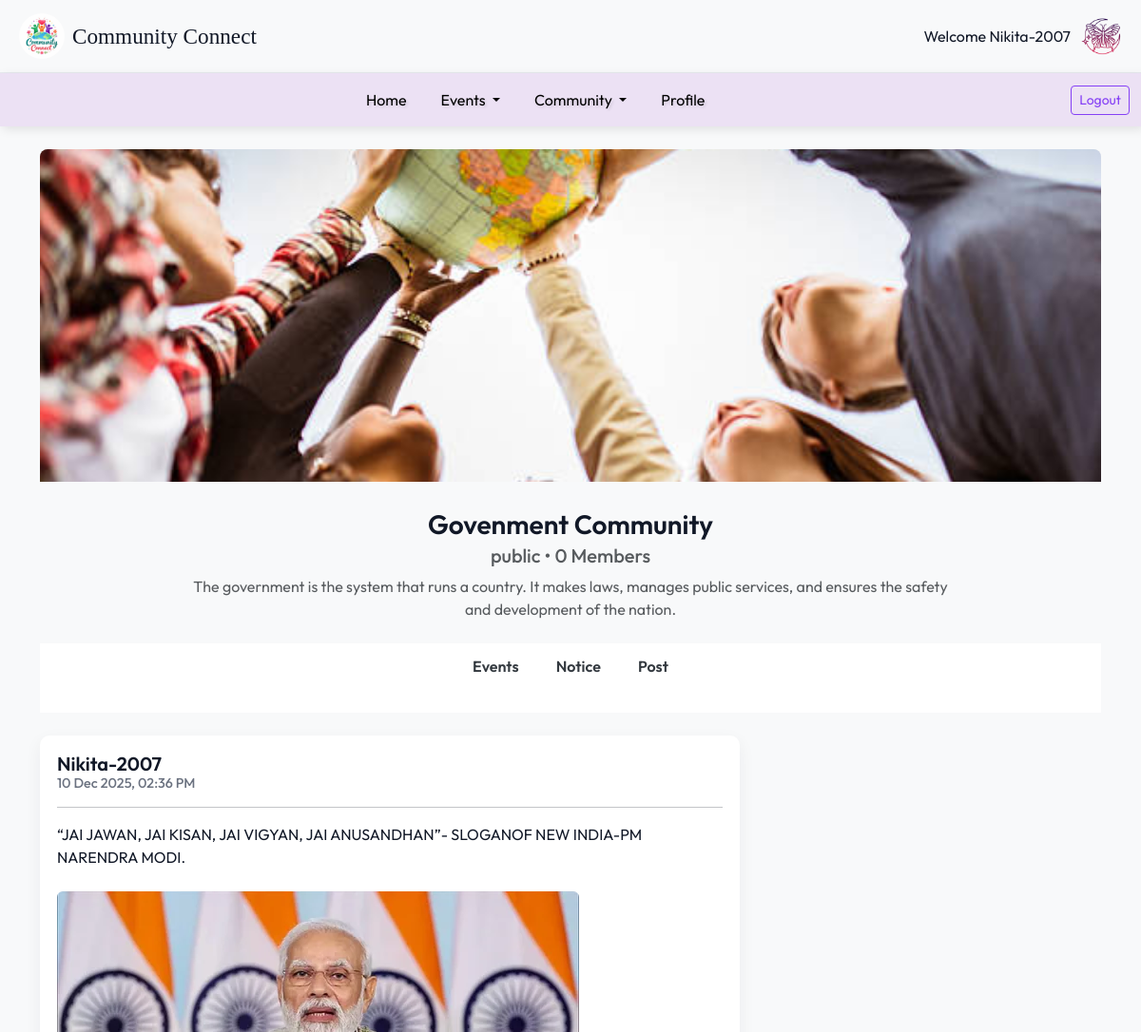
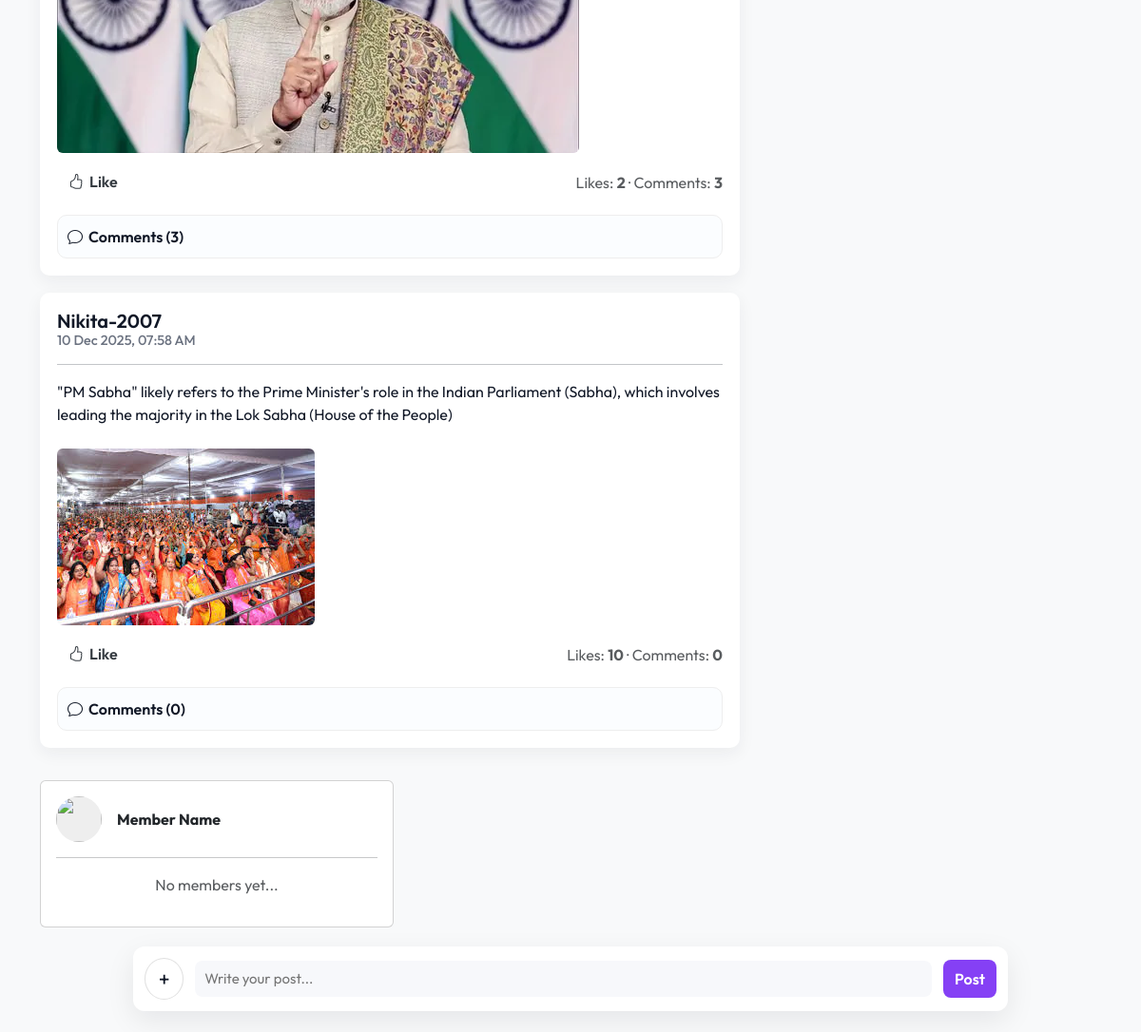
The app's page /com-Post.php?id=8 (signed in) with its own data (2 pictures, top to bottom).
### tables this page shows
CREATE TABLE `communities` (
  `id` int(11) NOT NULL,
  `community_name` varchar(255) NOT NULL,
  `category` varchar(100) NOT NULL,
  `other_category` varchar(100) DEFAULT NULL,
  `privacy` varchar(100) NOT NULL,
  `image` varchar(255) DEFAULT NULL,
  `district` varchar(100) NOT NULL,
  `about` varchar(300) DEFAULT NULL,
  `created_at` timestamp NOT NULL DEFAULT current_timestamp(),
  `created_by` int(11) NOT NULL
);

CREATE TABLE `posts` (
  `id` int(11) NOT NULL,
  `community_id` int(11) NOT NULL,
  `user_id` int(11) NOT NULL,
  `post` varchar(300) NOT NULL,
  `content` text NOT NULL,
  `likes` int(11) NOT NULL DEFAULT 0,
  `created_at` timestamp NOT NULL DEFAULT current_timestamp(),
  `comments` int(11) DEFAULT 0
);

CREATE TABLE `users` (
  `user_id` int(11) NOT NULL,
  `full_name` varchar(100) NOT NULL,
  `username` varchar(50) NOT NULL,
  `email` varchar(100) NOT NULL,
  `password` varchar(255) NOT NULL,
  `confirm_password` varchar(255) NOT NULL,
  `role` varchar(100) NOT NULL,
  `district` varchar(100) NOT NULL,
  `bio` varchar(300) NOT NULL,
  `created_at` timestamp NOT NULL DEFAULT current_timestamp()
);

### com-Post.php (the view, shortened to what this page needs)
 <?php
    include 'userHead.php';
    ?>
 <?php
$conn = mysqli_connect("localhost", "root", "", "community_connect");
$id = $_POST['id'] ?? ($_GET['id'] ?? 0);
$id = intval($id);
?>
 <?php
$post_query = mysqli_query($conn, "
    SELECT posts.*, users.username
    FROM posts
    JOIN users ON users.user_id = posts.user_id
    WHERE posts.community_id = $id
    ORDER BY posts.id DESC
");
?>
 <!DOCTYPE html>
 <html lang="en">
 <head>
     <link href="https://cdn.jsdelivr.net/npm/bootstrap@5.3.8/dist/css/bootstrap.min.css" rel="stylesheet" />
     <link rel="stylesheet" href="userStyle.css">
     <link rel="stylesheet" href="comStyle.css">
     <link href="https://cdn.jsdelivr.net/npm/bootstrap-icons@1.10.5/font/bootstrap-icons.css" rel="stylesheet" />
 </head>
 <body>
     <?php
    include 'userNav.php';
    ?>
     <div class="container container-top">
         <?php
        $active = 'com-Post';
        include 'comHead.php';
        ?>
         <div class="row gx-4">
             <div class="col-lg-8 col-12 mt-4">
                 <?php
        while ($row = mysqli_fetch_assoc($post_query)):
    ?>
                 <div class="post">
                     <div class="postHead">
                         <h5><?= htmlspecialchars($row['username']) ?></h5>
                         <h6><?= date("d M Y, h:i A", strtotime($row['created_at'])) ?></h6>
                     </div>
                     <hr>
                     <div class="postContent">
                         <p><?= nl2br(htmlspecialchars($row['content'])) ?></p>
                         <?php if (!empty($row['post'])): ?>
                         <img src="<?= $row['post'] ?>" class="img-fluid rounded mt-2"
                             style="max-height: 350px; object-fit: cover;">
                         <?php endif; ?>
                     </div>
                     <div class="d-flex align-items-center mt-2">
                         <form action="like.php" method="post" class="me-3 like-form">
                             <button type="submit" class="like-btn">
                                 <i class="bi bi-hand-thumbs-up"></i> Like
                             </button>
                         </form>
                         <div class="ms-auto text-muted">
                             Likes: <strong><?= $row['likes'] ?? 0 ?></strong> ·
                             Comments: <strong><?= $row['comments'] ?? 0 ?></strong>
                         </div>
                     </div>
                     <details>
                         <summary>
                             <i class="bi bi-chat"></i> Comments (<?= $row['comments'] ?? 0 ?>)
                         </summary>
                     </details>
                 </div>
                 <?php endwhile; ?>
             </div>
             <form id="createPostForm" method="post" enctype="multipart/form-data"
                 action="com-Post.php?id=<?= $community['id'];?>">
                 <div class="composer-fixed" aria-hidden="false">
                     <div class="composer-inner">
                         <div class="composer-left">
                             <label for="imageInput" class="add-btn" title="Add photos">+</label>
                             <input type="text" name="post_text" class="composer-input" placeholder="Write your post..."
                                 aria-label="Write your post" required>
                         </div>
                         <div class="composer-actions">
                             <button type="submit" class="btn-post">Post</button>
                         </div>
                     </div>
                 </div>
             </form>
         </div>
         <div class="col-lg-4 col-12">
             <div class="sticky-right">
                 <div class="card mb-3">
                     <div class="card-body">
                         <div class="d-flex align-items-center">
                             <img src="#" width="48" height="48" style="border-radius:50%;background:#eee;">
                             <div class="ms-3">
                                 <strong>Member Name</strong>
                             </div>
                         </div>
                         <hr>
                         <p class="text-muted text-center">No members yet...</p>
                     </div>
                 </div>
             </div>
         </div>
     </div>
 </body>
 </html>

### comHead.php (shortened to what this page needs)
<?php
$conn = mysqli_connect("localhost", "root", "", "community_connect");
$community_id = intval($_GET['id']);
$com_query = "
    SELECT * FROM communities
    WHERE id = $community_id
";
$com_res = mysqli_query($conn, $com_query);
$community = mysqli_fetch_assoc($com_res);
?>
<div class="com-banner mt-4 mb-1">
    <img class="com-banner-img" src="<?php echo $community['image']; ?>"
        alt="<?php echo $community['community_name']; ?>">
</div>
<div class="com-head d-flex flex-column align-items-center justify-content-center py-4">
    <h2><?php echo $community['community_name']; ?></h2>
    <h5 class="text-muted"><?php echo $community['privacy']; ?> • 0 Members</h5>
    <p class="text-muted"><?php echo $community['about']; ?></p>
</div>
<nav class="com-nav">
    <ul class="nav com-nav-ul mb-4">
        <li class="nav-item">
            <a class="nav-link <?php if ($active == 'com-Events') echo 'active'; ?>" href="com-Events.php?id=<?= $community['id']; ?>">Events</a>
        </li>
        <li class="nav-item">
            <a class="nav-link <?php if ($active == 'com-Notice') echo 'active'; ?>" href="com-Notice.php?id=<?= $community['id']; ?>">Notice</a>
        </li>
        <li class="nav-item">
            <a class="nav-link" href="com-Post.php?id=<?= $community['id']; ?>" >Post</a>
        </li>
    </ul>
</nav>

### comStyle.css (style rules this page uses)
.com-banner { width: 100%; height: 350px; background: #f0f0f0; display: flex; align-items: center; justify-content: center; border-top-left-radius: 8px; border-top-right-radius: 8px; overflow: hidden; }
.com-banner-img { width: 100%; height: 100%; object-fit: cover; }
.com-head { text-align: center; padding: 1.5rem 1rem; }
.com-head h2 { margin-bottom: 0.25rem; font-weight: 600; font-size: 28px; }
.com-head h5, .com-head p { margin: 0; color: #6b7280; }
.com-head p { margin-top: 0.5rem; max-width: 820px; margin-left: auto; margin-right: auto; }
.com-nav { background: #fff; padding: 0.35rem 0; }
.com-nav-ul { display: flex; justify-content: center; gap: 1.25rem; padding-left: 0; margin-bottom: 0; }
.com-nav-ul li { list-style: none; }
.com-nav-ul .nav-link { color: #343a40; padding: 0.45rem 0.6rem; font-weight: 600; border-radius: 6px; display: inline-block; }

### com-Post.php (style rules this page uses)
body { font-family: 'Outfit', sans-serif; background: #f8f9fa; color: #111827; margin: 0 0 110px 0; }
.post { border: none; border-radius: 10px; background: #fff; box-shadow: 0 6px 18px rgba(31, 41, 55, 0.06); padding: 18px; margin-bottom: 1.1rem; }
.postHead h5 { margin: 0; font-weight: 600; }
.postHead h6 { margin: 0; color: #6b7280; font-size: .9rem; }
.postContent { margin-top: .75rem; }
.composer-fixed { position: fixed; left: 50%; transform: translateX(-50%); bottom: 14px; z-index: 1200; width: calc(100% - 32px); max-width: 920px; background: transparent; pointer-events: none; }
.composer-inner { pointer-events: auto; background: #fff; border-radius: 12px; padding: 12px; box-shadow: 0 10px 30px rgba(12, 18, 28, 0.08); display: flex; gap: 12px; align-items: center; }
.composer-left { display: flex; align-items: center; gap: 12px; min-width: 0; flex: 1; }
.add-btn { width: 44px; height: 44px; border-radius: 50%; border: 1px solid rgba(0, 0, 0, 0.12); display: flex; align-items: center; justify-content: center; font-size: 22px; background: #fff; cursor: pointer; }
.composer-input { border: none; outline: none; width: 100%; font-size: 15px; padding: 8px 10px; border-radius: 8px; background: #f7f8fb; }
.composer-actions { display: flex; align-items: center; gap: 8px; }
.btn-post { background: #8540f5; color: #fff; border: 0; padding: 8px 12px; border-radius: 8px; font-weight: 600; cursor: pointer; }
.sticky-right { position: sticky; top: 20px; }
details { margin-top: 12px; background: #fbfdff; border: 1px solid #eee; padding: 10px; border-radius: 10px; }
summary { cursor: pointer; font-weight: 600; display: flex; align-items: center; gap: 6px; }
.like-btn { background: none; border: none; margin-top: 5px; margin-bottom: -10px; padding: 0; color: #343a40; font-weight: 600; display: flex; align-items: center; gap: 6px; cursor: pointer; }
.like-btn { background-color: #fff; padding: 5px 12px; cursor: pointer; transition: transform 0.2s, color 0.2s; }

### records on screen
communities: image (picture), community_name "Govenment Community", privacy "public", about "The government is the system that runs a country. It makes laws, manages public services, and ensures the safety and development of the nation."
posts: user.username "Nikita-2007", created_at "10 Dec 2025, 02:36 PM", content "“JAI JAWAN, JAI KISAN, JAI VIGYAN, JAI ANUSANDHAN”- SLOGANOF NEW INDIA-PM NARENDRA MODI.", post (picture), likes "2", comments "3"
posts: user.username "Nikita-2007", created_at "10 Dec 2025, 07:58 AM", content "\"PM Sabha\" likely refers to the Prime Minister's role in the Indian Parliament (Sabha), which involves leading the majority in the Lok Sabha (House of the People)", post (picture), likes "10", comments "0"

### other values on screen
$username "Nikita-2007"
